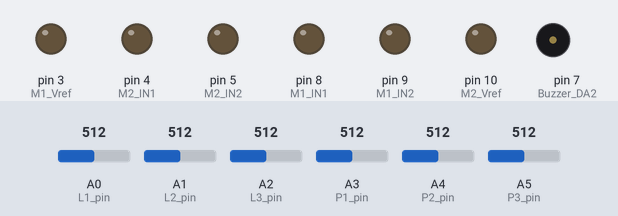
The sketch below on a simulated Arduino Uno, built with avr-gcc and run on an emulated ATmega328P. On the bench: output pins drawn as LEDs (lit = HIGH), buzzer (waves = sounding, pin HIGH). The inputs (shaded band) are chosen by the test bench; at power-on: A0 (L1_pin) = 512, A1 (L2_pin) = 512, A2 (L3_pin) = 512, A3 (P1_pin) = 512, A4 (P2_pin) = 512, A5 (P3_pin) = 512.

Above: at 0.05 s.
At 3.25 s:
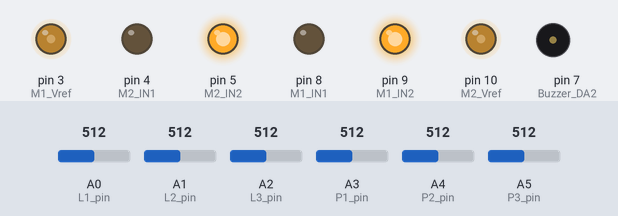
At 6.2 s:
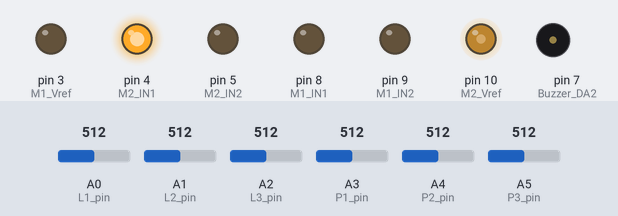
Timing chart, 0 to 8.1 s (numbered marks = the images above):
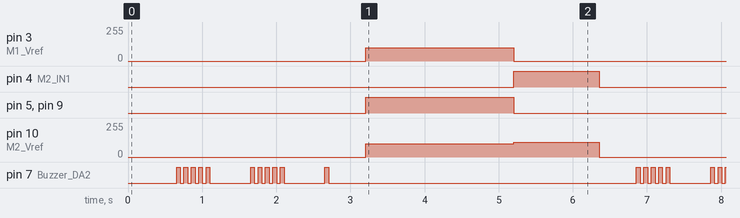

The sketch:

source.ino
```cpp
#include "Arduino.h"
#include"avr/io.h"

//////////////////////接続ピンの定義/////////////////////////
#define L1_pin A0 //距離センサ
#define L2_pin A1
#define L3_pin A2
#define P1_pin A3 //フォトセンサ
#define P2_pin A4
#define P3_pin A5
#define Buzzer_DA2 7 //ブザー
#define M2_Vref 10 //PWM モータ１
#define M2_IN1   4
#define M2_IN2   5
#define M1_Vref  3  //PWM モータ２
#define M1_IN1   8
#define M1_IN2   9
////////////////////////////////////////////////////////////


///////////////////センサ取得値の初期化/////////////////////
int L1_val = 0;
int L2_val = 0;
int L3_val = 0;
int P1_val = 0;
int P2_val = 0;
int P3_val = 0;
int x;
////////////////////////////////////////////////////////////


//////////////////////////間隔の設定/////////////////////////
int WAIT_SENSOR = 5;
int WAIT_SENSOR2 = 100;
int WAIT_BUZZER1 = 50;
int WAIT_BUZZER2 = 500;
int WAIT_SHUNJItime = 500; //瞬時停止
int WAIT_Atime = 1600; //瞬時停止の走行
int WAIT_TURNA = 800; //方向転換、目標に対して角度つける秒数
int WAIT_TURNB = 200; //方向転換でバックする秒数
int WAIT_TURNC = 200; //隣まで進む秒数
int WAIT_TURND = 1000; //最後の方向修正
//////////////////////////////////////////////////////////////


//////////////////////関数のプロトタイプ宣言//////////////////
int sensorAvg( int val,float pin);
void getSensor();
void immidiStop();
void correctDir();
void findIt();
void turningA();
void turningB();
void turningC();
//////////////////////////////////////////////////////////////


////////////////////////////各初期設定////////////////////////
void setup() {
  Serial.begin(9600); //モニタのセットアップ
  pinMode(L1_pin,INPUT); //センサの初期設定
  pinMode(L2_pin,INPUT);
  pinMode(L3_pin,INPUT);
  pinMode(P1_pin,INPUT);
  pinMode(P2_pin,INPUT);
  pinMode(P3_pin,INPUT);
  pinMode(Buzzer_DA2,OUTPUT); //ブザーの初期設定
  pinMode(M1_Vref,OUTPUT); //モータの初期設定
  pinMode(M1_IN1,OUTPUT);
  pinMode(M1_IN2,OUTPUT);
  pinMode(M2_IN1,OUTPUT);
  pinMode(M2_IN2,OUTPUT);
  pinMode(M2_Vref,OUTPUT);
}////////////////////////////////////////////////////////////


////////////////////////////メインコード/////////////////////
void loop() {
  ADCSRA|=0b00000100;
  getSensor();

  //メイン
  if(P2_val>=200 || P1_val>=200 || P3_val>=200){ //前方黒：走行不可能時
   if(L2_val>400 || L1_val>400 || L3_val>400){ //前方に目標物があるとき
      findIt(); //目標発見処理
      turningC();
      //turningB();
    }
    else{ //前方に目標物がないとき(ステージ端に来た時)
      correctDir(); //方向修正処理
    }
  }else{  //前方白：走行可能時
    if(L2_val>400 || L3_val>400 || L1_val>400){
      //減速
      digitalWrite(M1_IN1,HIGH);
      digitalWrite(M1_IN2,LOW);
      digitalWrite(M2_IN1,HIGH);
      digitalWrite(M2_IN2,LOW);
      analogWrite(M1_Vref,60);
      analogWrite(M2_Vref,60);
      delay(100);
    }else{//通常
      digitalWrite(M1_IN1,HIGH);
      digitalWrite(M1_IN2,LOW);
      digitalWrite(M2_IN1,HIGH);
      digitalWrite(M2_IN2,LOW);
      analogWrite(M1_Vref,100);
      analogWrite(M2_Vref,100);
      delay(100);
    }
    }
    /* 第２案
      if(L2_val<100){ //前方に目標物がないとき
        correctDir();
      }else{  //目標物があるとき
      findIt();  //
      turningA();
      }*/
  }/////////////////////////////////////////////////////////////


///////////////////メインコード内使用関数///////////////////////////////
int sensorAvg(int val,float pin){ ////////センサ平均値取得関数
  int sum=0;
  for(int i=0;i<10;i++){
  val = analogRead(pin);
  sum = sum + val;
  delay(WAIT_SENSOR);
  }
  return sum/10;
}/////////////////////////////////////////////////////////////

////////////////////////////////////////センサ値取得関数
void getSensor(){
  L1_val = sensorAvg(L1_val,L1_pin);
  L2_val = sensorAvg(L2_val,L2_pin);
  L3_val = sensorAvg(L3_val,L3_pin);

  P1_val = analogRead(P1_pin);
  P2_val = analogRead(P2_pin);
  P3_val = analogRead(P3_pin);

  //シリアルモニタに出力
 /*Serial.print("\n""P_Sensor P=""\t");
  Serial.print(P1_val);
  Serial.print(",\t");
  Serial.print(P2_val);
  Serial.print(",\t");
  Serial.print(P3_val);
  Serial.print("\n""D_Sensor L=""\t");
  Serial.print(L1_val);
  Serial.print(",\t");
  Serial.print(L2_val);
  Serial.print(",\t");
  Serial.println(L3_val);*/
}/////////////////////////////////////////////////////

void immidiStop(){ /////////////////////瞬時停止処理関数
  digitalWrite(M1_IN1,LOW); // IN1設定
  digitalWrite(M1_IN2,LOW); // IN2設定
  digitalWrite(M2_IN1,LOW); // IN1設定
  digitalWrite(M2_IN2,LOW); // IN2設定
  analogWrite( M1_Vref, 0 ); //Vref端子設定（右）
  analogWrite( M2_Vref, 0 ); //Vref端子設定（左）
  delay(WAIT_SHUNJItime);
}/////////////////////////////////////////////////////////

void correctDir(){ /////////////////////方向修正処理
immidiStop();
  digitalWrite(M1_IN2,HIGH);
    digitalWrite(M2_IN2,HIGH);
    analogWrite( M1_Vref, 100 );
    analogWrite( M2_Vref, 100 );
    delay(2000);

  digitalWrite(M1_IN1,LOW);
  digitalWrite(M1_IN2,HIGH);
  digitalWrite(M2_IN1,HIGH);
  digitalWrite(M2_IN2,LOW);
  analogWrite( M1_Vref, 110 );
  analogWrite( M2_Vref, 110);
  delay(2500);
  immidiStop();
}////////////////////////////////////////////////////

void findIt(){ //////////////////////////発見処理関数
  immidiStop();
  for(int i=0;i<2;i++){
    for(int j=0;j<5;j++){
      digitalWrite(7,HIGH);
      delay(WAIT_BUZZER1);
      digitalWrite(7,LOW);
      delay(WAIT_BUZZER1);
    }
    digitalWrite(7,LOW);
    delay(WAIT_BUZZER2);
  }
  digitalWrite(7,HIGH);
  delay(WAIT_BUZZER1);
  digitalWrite(7,LOW);
}/////////////////////////////////////////////////


void turningB(){///////////////////////////方向転換処理関数B
  immidiStop();
  //バック
  while(1){
    getSensor();
    if(L2_val<450||L3_val<450){
      break;
    }else{
    digitalWrite(M1_IN2,HIGH);
    digitalWrite(M2_IN2,HIGH);
    analogWrite( M1_Vref, 100 );
    analogWrite( M2_Vref, 100 );
    delay(WAIT_TURNB);
    }
  }

  //角度つける
  immidiStop();
  digitalWrite(M2_IN1,HIGH);
  digitalWrite(M2_IN2,LOW);
  analogWrite( M2_Vref, 110 );
  digitalWrite(M1_IN1,LOW);//追加
  digitalWrite(M1_IN2,HIGH);
  analogWrite( M1_Vref,110);
  delay(WAIT_TURNA);
  /*digitalWrite(M1_IN1,LOW);
  digitalWrite(M1_IN2,HIGH);
  analogWrite( M1_Vref,110);*/


/* //隣まで前進
  digitalWrite(M1_IN1,HIGH);
  analogWrite( M1_Vref, 100 );
  delay(WAIT_TURNC);*/

  //円弧運動
  while(1){
    getSensor();
    //右フォトセンサが黒→break
    if(P3_val>=200){
     break;
    }else{
    //そうでない場合→円弧運動
     digitalWrite(M1_IN1,HIGH);
     digitalWrite(M1_IN2,LOW);
     analogWrite( M1_Vref, 100 );
     digitalWrite(M2_IN1,HIGH);
     digitalWrite(M2_IN2,LOW);
     analogWrite( M2_Vref, 25 );
     delay(50);
    }
  }
  //方向修正
  immidiStop();
  while(1){
    getSensor();
    if(P1_val<80){
      break;
    }else{
  digitalWrite(M1_IN1,LOW);
  digitalWrite(M1_IN2,LOW);
  digitalWrite(M2_IN1,HIGH);
  digitalWrite(M2_IN2,LOW);
  analogWrite( M1_Vref, 0 );
  analogWrite( M2_Vref, 110);
  delay(WAIT_TURND);
  }
  }
  immidiStop();
}///////////////////////////////////////////////////////


void turningC(){
  immidiStop();
  digitalWrite(M1_IN2,HIGH);
  digitalWrite(M2_IN2,HIGH);
  analogWrite( M1_Vref, 100 );
  analogWrite( M2_Vref, 100 );
  delay(2000);

  digitalWrite(M1_IN1,LOW);
  digitalWrite(M1_IN2,LOW);
  digitalWrite(M2_IN1,HIGH);
  digitalWrite(M2_IN2,LOW);
  analogWrite( M1_Vref, 0 );
  analogWrite( M2_Vref, 110);
  delay(WAIT_TURND);
}
```

Measured:
- by itself, pin 3 (M1_Vref): alternates 100/255 for 2.0 s and 0/255 for 4.2 s
- by itself, pin 4 (M2_IN1): alternates HIGH for 1.2 s and LOW for 5.1 s
- by itself, pin 5 (M2_IN2), pin 9 (M1_IN2): alternates HIGH for 2.0 s and LOW for 4.2 s
- by itself, pin 10 (M2_Vref): repeats every 6.2 s: 110/255 1.2 s, 0/255 3.1 s, 100/255 2.0 s
- by itself, pin 7 (Buzzer_DA2): moves between LOW and HIGH, repeating every 6.2 s
